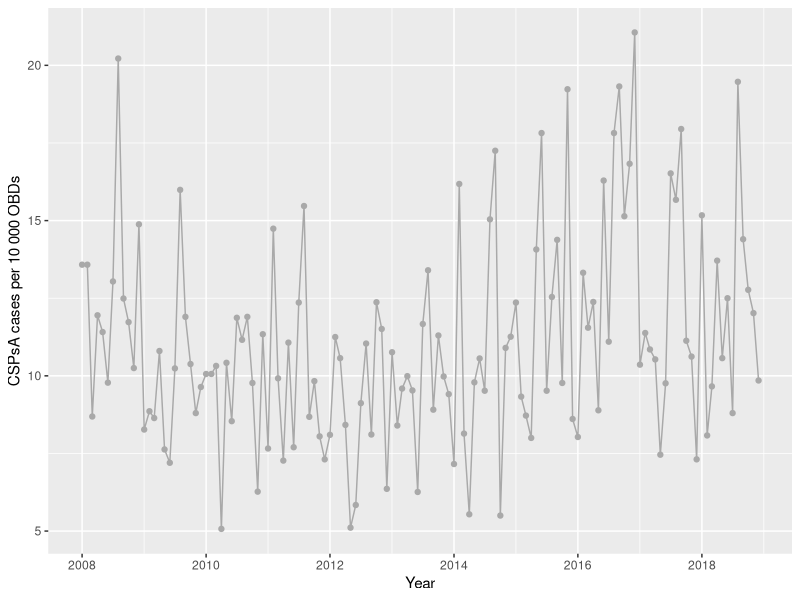

This chart was generated by the following R code:
#################################################################################
# MULTI-MODAL CONTROL OF CARBAPENEM RESISTANT ORGANISMS (CRO) IN MODENA, ITALY.##
# SCRIPT (1): DESCRIPTIVE STATISTICS AND PLOTS FOR OUTCOMES                    ##
#################################################################################

### 1. SET-UP ###
## 1.1 Load packages required (use install.packages if not already installed) ##
library(here)
library(tidyverse)
library(lubridate)
library(timeSeries)
library(forcats)
library(ggplot2)
library(viridis)
library(ggfortify)
library(lme4)
library(lmtest)


## 1.2 check that your working directory is 'modena_carbapenem_resistance' ##
# recommend open project in new session to open 'modena_carbapeme_resistance' pjt from #
# location where stored the zip file download from github #
here () #check returned as [1] "C:/Users/User/Documents/R/modena_carbapenem_resistance"#

## 1.3 read in data files ##
outcome <- read_csv("outcomets.csv",
                    col_types = cols(
                      phases = col_factor (),
                      year = col_integer(),
                      month=col_integer(),
                      day=col_integer(),
                      date=col_date(format="%d/%m/%Y")))

parse_date("01/02/2015","%d/%m/%Y")


### 4. FIGURES ###
p <- ggplot(outcome, aes(x=date, y=cspa_ho_clinical_incid)) +
  geom_line(mapping=aes(x=date, y=cspa_ho_clinical_incid), color="darkgrey") +
  geom_point(,colour="darkgrey") +
  xlab("Year")+ ylab("CSPsA cases per 10 000 OBDs")
p
